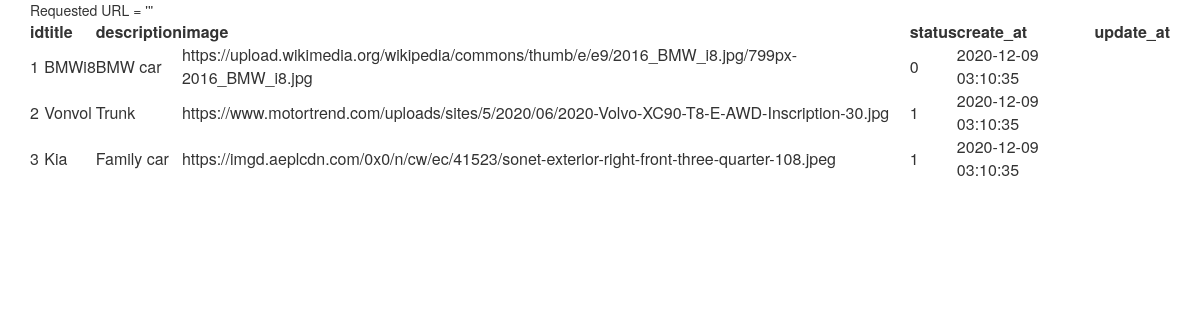
The app's page /www/public/info.php with its own data.
### tables this page shows
CREATE TABLE `Product` (
  `id` int NOT NULL AUTO_INCREMENT,
  `title` varchar(20) NOT NULL,
  `description` TEXT NULL,
  `image` varchar(100) NULL,
  `status` int NULL,
  `create_at` DATETIME DEFAULT CURRENT_TIMESTAMP,
  `update_at` DATETIME ON UPDATE CURRENT_TIMESTAMP,
  PRIMARY KEY (`id`)
);

### www/public/info.php (the view, shortened to what this page needs)
<html>
 <head>
  <link rel="stylesheet" href="http://maxcdn.bootstrapcdn.com/bootstrap/3.3.6/css/bootstrap.min.css">
</head>
<body>
    <div class="container">
    <?php
    echo "Requested URL =  '{$_SERVER['QUERY_STRING']}''";
    $mysqli = mysqli_connect('db', 'root', 'test', "myDb", 3306);
    $sql = "SELECT * FROM Product";
    if($result = $mysqli->query($sql)){
        if($result->num_rows > 0){
            echo "<table>";
                echo "<tr>";
                    echo "<th>id</th>";
                    echo "<th>title</th>";
                    echo "<th>description</th>";
                    echo "<th>image</th>";
                    echo "<th>status</th>";
                    echo "<th>create_at</th>";
                    echo "<th>update_at</th>";
                echo "</tr>";
            while($row = $result->fetch_array()){
                echo "<tr>";
                    echo "<td>" . $row['id'] . "</td>";
                    echo "<td>" . $row['title'] . "</td>";
                    echo "<td>" . $row['description'] . "</td>";
                    echo "<td>" . $row['image'] . "</td>";
                    echo "<td>" . $row['status'] . "</td>";
                    echo "<td>" . $row['create_at'] . "</td>";
                    echo "<td>" . $row['update_at'] . "</td>";
                echo "</tr>";
            }
            echo "</table>";
        } else{
            echo "No records matching your query were found.";
        }
    } else{
        echo "ERROR: Could not able to execute $sql. " . $mysqli->error;
    }
    ?>
    </div>
</body>
</html>

### records on screen
product: id "1", title "BMWi8", description "BMW car", image "https://upload.wikimedia.org/wikipedia/commons/thumb/e/e9/2016_BMW_i8.jpg/799px-2016_BMW_i8.jpg", status "0", create_at "2020-12-09 03:10:35"
product: id "2", title "Vonvol", description "Trunk", image "https://www.motortrend.com/uploads/sites/5/2020/06/2020-Volvo-XC90-T8-E-AWD-Inscription-30.jpg", status "1", create_at "2020-12-09 03:10:35"
product: id "3", title "Kia", description "Family car", image "https://imgd.aeplcdn.com/0x0/n/cw/ec/41523/sonet-exterior-right-front-three-quarter-108.jpeg", status "1", create_at "2020-12-09 03:10:35"
